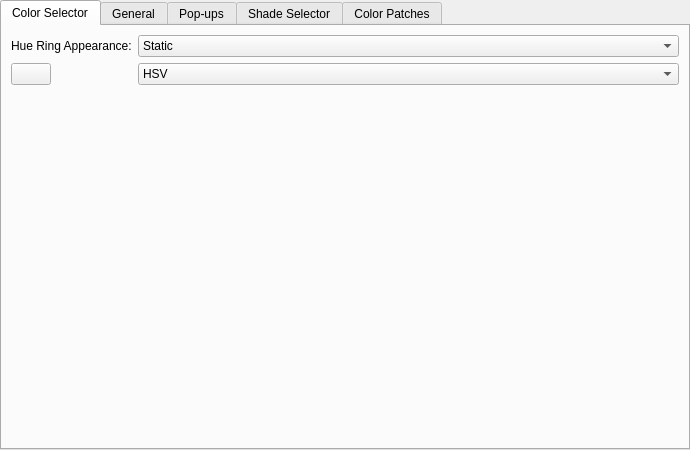
<?xml version="1.0" encoding="UTF-8"?>
<ui version="4.0">
 <class>WGConfigWidget</class>
 <widget class="QWidget" name="WGConfigWidget">
  <property name="geometry">
   <rect>
    <x>0</x>
    <y>0</y>
    <width>690</width>
    <height>450</height>
   </rect>
  </property>
  <property name="windowTitle">
   <string>Form</string>
  </property>
  <layout class="QVBoxLayout" name="verticalLayout">
   <property name="leftMargin">
    <number>0</number>
   </property>
   <property name="topMargin">
    <number>0</number>
   </property>
   <property name="rightMargin">
    <number>0</number>
   </property>
   <property name="bottomMargin">
    <number>0</number>
   </property>
   <item>
    <widget class="QTabWidget" name="tabWidget">
     <property name="currentIndex">
      <number>0</number>
     </property>
     <widget class="QWidget" name="tabSelector">
      <attribute name="title">
       <string>Color Selector</string>
      </attribute>
      <layout class="QFormLayout" name="formLayout">
       <item row="0" column="0">
        <widget class="QLabel" name="label">
         <property name="text">
          <string>Hue Ring Appearance:</string>
         </property>
        </widget>
       </item>
       <item row="0" column="1">
        <widget class="QComboBox" name="cmbSelectorRenderingMode">
         <item>
          <property name="text">
           <string comment="Wide Gamut Color Selector option: Always shows full saturation and full brightness colors.">Static</string>
          </property>
         </item>
         <item>
          <property name="text">
           <string comment="Wide Gamut Color Selector option: Shows colors depending on the current color saturation and brightness.">Dynamic</string>
          </property>
         </item>
         <item>
          <property name="text">
           <string>Dynamic + Static Edge</string>
          </property>
         </item>
        </widget>
       </item>
       <item row="1" column="0">
        <widget class="KisPopupButton" name="btnSelectorShape">
         <property name="iconSize">
          <size>
           <width>96</width>
           <height>96</height>
          </size>
         </property>
        </widget>
       </item>
       <item row="1" column="1">
        <widget class="QComboBox" name="cmbColorModel">
         <item>
          <property name="text">
           <string>HSV</string>
          </property>
         </item>
         <item>
          <property name="text">
           <string>HSL</string>
          </property>
         </item>
         <item>
          <property name="text">
           <string>HSI</string>
          </property>
         </item>
         <item>
          <property name="text">
           <string>HSY'</string>
          </property>
         </item>
        </widget>
       </item>
      </layout>
     </widget>
     <widget class="QWidget" name="tabGeneral">
      <attribute name="title">
       <string>General</string>
      </attribute>
      <layout class="QVBoxLayout" name="verticalLayout_2">
       <item>
        <widget class="QGroupBox" name="grpQuickSettingsMenu">
         <property name="title">
          <string>Show &amp;Quick Settings Menu</string>
         </property>
         <property name="alignment">
          <set>Qt::AlignmentFlag::AlignLeading|Qt::AlignmentFlag::AlignLeft|Qt::AlignmentFlag::AlignVCenter</set>
         </property>
         <property name="flat">
          <bool>false</bool>
         </property>
         <property name="checkable">
          <bool>true</bool>
         </property>
         <layout class="QFormLayout" name="formLayout_4">
          <item row="0" column="0">
           <widget class="QLabel" name="label_3">
            <property name="text">
             <string>Favorite Selector Layouts:</string>
            </property>
           </widget>
          </item>
          <item row="0" column="1">
           <widget class="KisPopupButton" name="btnFavoriteSelectors">
            <property name="text">
             <string>Select...</string>
            </property>
           </widget>
          </item>
         </layout>
        </widget>
       </item>
       <item>
        <layout class="QFormLayout" name="formLayout_2">
         <item row="0" column="0">
          <widget class="QLabel" name="label_2">
           <property name="text">
            <string>Selection Color Space:</string>
           </property>
          </widget>
         </item>
         <item row="0" column="1">
          <widget class="QComboBox" name="cmbSelectionColorSpace">
           <item>
            <property name="text">
             <string>Layer/Mask</string>
            </property>
           </item>
           <item>
            <property name="text">
             <string>Image</string>
            </property>
           </item>
           <item>
            <property name="text">
             <string>Custom</string>
            </property>
           </item>
          </widget>
         </item>
         <item row="1" column="1">
          <widget class="QFrame" name="frame_4">
           <property name="frameShape">
            <enum>QFrame::Shape::StyledPanel</enum>
           </property>
           <property name="frameShadow">
            <enum>QFrame::Shadow::Raised</enum>
           </property>
           <layout class="QHBoxLayout" name="horizontalLayout_8">
            <item>
             <widget class="KisColorSpaceSelector" name="wdgColorspace" native="true"/>
            </item>
           </layout>
          </widget>
         </item>
         <item row="2" column="1">
          <widget class="QCheckBox" name="chkProofColors">
           <property name="text">
            <string>Proof Colors to Painting Color Space</string>
           </property>
          </widget>
         </item>
        </layout>
       </item>
      </layout>
     </widget>
     <widget class="QWidget" name="tabPopups">
      <attribute name="title">
       <string>Pop-ups</string>
      </attribute>
      <layout class="QVBoxLayout" name="verticalLayout_5">
       <item>
        <layout class="QFormLayout" name="formLayout_3">
         <item row="0" column="0">
          <widget class="QLabel" name="label_7">
           <property name="text">
            <string>Pop-up size:</string>
           </property>
          </widget>
         </item>
         <item row="0" column="1">
          <widget class="QSpinBox" name="sbPopupSize">
           <property name="minimum">
            <number>100</number>
           </property>
           <property name="maximum">
            <number>500</number>
           </property>
          </widget>
         </item>
        </layout>
       </item>
       <item>
        <widget class="QGroupBox" name="groupBox">
         <property name="title">
          <string>Color Patches</string>
         </property>
         <layout class="QHBoxLayout" name="horizontalLayout_5">
          <item>
           <widget class="QGroupBox" name="groupBox_3">
            <property name="title">
             <string>Layout</string>
            </property>
            <layout class="QFormLayout" name="formLayout_9">
             <item row="0" column="0">
              <widget class="QLabel" name="label_8">
               <property name="text">
                <string>Orientation:</string>
               </property>
              </widget>
             </item>
             <item row="0" column="1">
              <widget class="QFrame" name="frame">
               <layout class="QHBoxLayout" name="horizontalLayout">
                <property name="leftMargin">
                 <number>0</number>
                </property>
                <property name="topMargin">
                 <number>0</number>
                </property>
                <property name="rightMargin">
                 <number>0</number>
                </property>
                <property name="bottomMargin">
                 <number>0</number>
                </property>
                <item>
                 <widget class="QRadioButton" name="rbPopupHorizontal">
                  <property name="font">
                   <font>
                    <family>Noto Sans</family>
                   </font>
                  </property>
                  <property name="text">
                   <string>hori&amp;zontal</string>
                  </property>
                  <property name="checked">
                   <bool>true</bool>
                  </property>
                 </widget>
                </item>
                <item>
                 <widget class="QRadioButton" name="rbPopupVertical">
                  <property name="text">
                   <string>&amp;vertical</string>
                  </property>
                 </widget>
                </item>
               </layout>
              </widget>
             </item>
             <item row="3" column="1">
              <widget class="QComboBox" name="cbPopupScrolling">
               <property name="currentIndex">
                <number>1</number>
               </property>
               <item>
                <property name="text">
                 <string>None</string>
                </property>
               </item>
               <item>
                <property name="text">
                 <string>Along Orientation</string>
                </property>
               </item>
               <item>
                <property name="text">
                 <string>Laterally</string>
                </property>
               </item>
              </widget>
             </item>
             <item row="3" column="0">
              <widget class="QLabel" name="label_16">
               <property name="text">
                <string>Scrolling:</string>
               </property>
              </widget>
             </item>
             <item row="4" column="0">
              <widget class="QLabel" name="label_17">
               <property name="text">
                <string>Rows:</string>
               </property>
              </widget>
             </item>
             <item row="4" column="1">
              <widget class="QSpinBox" name="sbPopupPatchesRows"/>
             </item>
            </layout>
           </widget>
          </item>
          <item>
           <widget class="QGroupBox" name="groupBox_4">
            <property name="title">
             <string>Patches</string>
            </property>
            <layout class="QFormLayout" name="formLayout_10">
             <item row="0" column="0">
              <widget class="QLabel" name="label_9">
               <property name="text">
                <string>Width:</string>
               </property>
              </widget>
             </item>
             <item row="0" column="1">
              <widget class="QSpinBox" name="sbPatchWidth">
               <property name="minimum">
                <number>10</number>
               </property>
              </widget>
             </item>
             <item row="1" column="0">
              <widget class="QLabel" name="label_10">
               <property name="text">
                <string>Height:</string>
               </property>
              </widget>
             </item>
             <item row="1" column="1">
              <widget class="QSpinBox" name="sbPatchHeight">
               <property name="minimum">
                <number>10</number>
               </property>
              </widget>
             </item>
             <item row="2" column="0">
              <widget class="QLabel" name="label_18">
               <property name="text">
                <string>Max Patches:</string>
               </property>
              </widget>
             </item>
             <item row="2" column="1">
              <widget class="QSpinBox" name="sbPopupMaxPatches">
               <property name="minimum">
                <number>2</number>
               </property>
               <property name="maximum">
                <number>200</number>
               </property>
              </widget>
             </item>
            </layout>
           </widget>
          </item>
          <item>
           <spacer name="horizontalSpacer_4">
            <property name="orientation">
             <enum>Qt::Orientation::Horizontal</enum>
            </property>
            <property name="sizeHint" stdset="0">
             <size>
              <width>40</width>
              <height>20</height>
             </size>
            </property>
           </spacer>
          </item>
         </layout>
        </widget>
       </item>
       <item>
        <spacer name="verticalSpacer_3">
         <property name="orientation">
          <enum>Qt::Orientation::Vertical</enum>
         </property>
         <property name="sizeHint" stdset="0">
          <size>
           <width>20</width>
           <height>40</height>
          </size>
         </property>
        </spacer>
       </item>
      </layout>
     </widget>
     <widget class="QWidget" name="tabShadeSelector">
      <attribute name="title">
       <string>Shade Selector</string>
      </attribute>
      <layout class="QVBoxLayout" name="verticalLayout_3">
       <item>
        <layout class="QFormLayout" name="formLayout_5">
         <item row="0" column="0">
          <widget class="QLabel" name="label_4">
           <property name="text">
            <string>Update Base Color When:</string>
           </property>
          </widget>
         </item>
         <item row="0" column="1">
          <widget class="QCheckBox" name="chkShadeSelUpdateExternal">
           <property name="text">
            <string>Color changes externally</string>
           </property>
          </widget>
         </item>
         <item row="1" column="1">
          <widget class="QCheckBox" name="chkShadeSelUpdateOnRightClick">
           <property name="text">
            <string>Right-clicking on shade selector</string>
           </property>
          </widget>
         </item>
         <item row="2" column="1">
          <widget class="QCheckBox" name="chkShadeSelUpdateInteraction">
           <property name="text">
            <string>Interaction ends</string>
           </property>
          </widget>
         </item>
        </layout>
       </item>
       <item>
        <widget class="QGroupBox" name="grpMinimalShadeSelector">
         <property name="title">
          <string>Show Minimal Shade Selector</string>
         </property>
         <property name="checkable">
          <bool>true</bool>
         </property>
         <layout class="QHBoxLayout" name="horizontalLayout_2" stretch="0,1,0,2">
          <item>
           <layout class="QFormLayout" name="formLayout_6">
            <item row="0" column="0">
             <widget class="QLabel" name="label_5">
              <property name="text">
               <string>Line Count:</string>
              </property>
             </widget>
            </item>
            <item row="0" column="1">
             <widget class="QSpinBox" name="sbShadeLineCount">
              <property name="minimum">
               <number>1</number>
              </property>
              <property name="maximum">
               <number>10</number>
              </property>
             </widget>
            </item>
            <item row="1" column="0">
             <widget class="QLabel" name="label_6">
              <property name="text">
               <string>Line Height:</string>
              </property>
             </widget>
            </item>
            <item row="1" column="1">
             <widget class="QSpinBox" name="sbShadeLineHeight">
              <property name="suffix">
               <string> px</string>
              </property>
              <property name="minimum">
               <number>8</number>
              </property>
              <property name="value">
               <number>10</number>
              </property>
             </widget>
            </item>
           </layout>
          </item>
          <item>
           <spacer name="horizontalSpacer">
            <property name="orientation">
             <enum>Qt::Orientation::Horizontal</enum>
            </property>
            <property name="sizeType">
             <enum>QSizePolicy::Policy::MinimumExpanding</enum>
            </property>
            <property name="sizeHint" stdset="0">
             <size>
              <width>40</width>
              <height>20</height>
             </size>
            </property>
           </spacer>
          </item>
          <item>
           <layout class="QVBoxLayout" name="shadeLineLayout">
            <property name="spacing">
             <number>2</number>
            </property>
           </layout>
          </item>
          <item>
           <spacer name="horizontalSpacer_2">
            <property name="orientation">
             <enum>Qt::Orientation::Horizontal</enum>
            </property>
            <property name="sizeHint" stdset="0">
             <size>
              <width>0</width>
              <height>0</height>
             </size>
            </property>
           </spacer>
          </item>
         </layout>
        </widget>
       </item>
       <item>
        <spacer name="verticalSpacer">
         <property name="orientation">
          <enum>Qt::Orientation::Vertical</enum>
         </property>
         <property name="sizeHint" stdset="0">
          <size>
           <width>0</width>
           <height>0</height>
          </size>
         </property>
        </spacer>
       </item>
      </layout>
     </widget>
     <widget class="QWidget" name="tabColorPatches">
      <attribute name="title">
       <string>Color Patches</string>
      </attribute>
      <layout class="QVBoxLayout" name="verticalLayout_4">
       <item>
        <widget class="QCheckBox" name="chkColorHistoryDocument">
         <property name="text">
          <string>Separate color history for each document</string>
         </property>
        </widget>
       </item>
       <item>
        <widget class="QGroupBox" name="historyGroupBox">
         <property name="title">
          <string>Color History</string>
         </property>
         <property name="checkable">
          <bool>true</bool>
         </property>
         <layout class="QHBoxLayout" name="horizontalLayout_4">
          <item>
           <widget class="QGroupBox" name="formGroupBox">
            <property name="title">
             <string>Layout</string>
            </property>
            <layout class="QFormLayout" name="formLayout_7">
             <item row="0" column="0">
              <widget class="QLabel" name="label_11">
               <property name="text">
                <string>Orientation:</string>
               </property>
              </widget>
             </item>
             <item row="0" column="1">
              <widget class="QFrame" name="frame_2">
               <layout class="QHBoxLayout" name="horizontalLayout_3">
                <property name="leftMargin">
                 <number>0</number>
                </property>
                <property name="topMargin">
                 <number>0</number>
                </property>
                <property name="rightMargin">
                 <number>0</number>
                </property>
                <property name="bottomMargin">
                 <number>0</number>
                </property>
                <item>
                 <widget class="QRadioButton" name="rbHistoryHorizontal">
                  <property name="text">
                   <string>hori&amp;zontal</string>
                  </property>
                  <property name="checked">
                   <bool>true</bool>
                  </property>
                 </widget>
                </item>
                <item>
                 <widget class="QRadioButton" name="rbHistoryVertical">
                  <property name="text">
                   <string>&amp;vertical</string>
                  </property>
                 </widget>
                </item>
               </layout>
              </widget>
             </item>
             <item row="1" column="0">
              <widget class="QLabel" name="label_12">
               <property name="text">
                <string>Scrolling:</string>
               </property>
              </widget>
             </item>
             <item row="1" column="1">
              <widget class="QComboBox" name="cbScrolling">
               <property name="currentIndex">
                <number>1</number>
               </property>
               <item>
                <property name="text">
                 <string>None</string>
                </property>
               </item>
               <item>
                <property name="text">
                 <string>Along Orientation</string>
                </property>
               </item>
               <item>
                <property name="text">
                 <string>Laterally</string>
                </property>
               </item>
              </widget>
             </item>
             <item row="2" column="0">
              <widget class="QLabel" name="lblHistoryRows">
               <property name="text">
                <string>Rows:</string>
               </property>
              </widget>
             </item>
             <item row="2" column="1">
              <widget class="QSpinBox" name="sbHistoryRows">
               <property name="minimum">
                <number>1</number>
               </property>
               <property name="maximum">
                <number>10</number>
               </property>
              </widget>
             </item>
            </layout>
           </widget>
          </item>
          <item>
           <widget class="QGroupBox" name="groupBox_2">
            <property name="title">
             <string>Patches</string>
            </property>
            <property name="flat">
             <bool>false</bool>
            </property>
            <layout class="QFormLayout" name="formLayout_8">
             <item row="0" column="0">
              <widget class="QLabel" name="label_13">
               <property name="text">
                <string>Width:</string>
               </property>
              </widget>
             </item>
             <item row="0" column="1">
              <widget class="QSpinBox" name="sbHistoryPatchWidth">
               <property name="minimum">
                <number>10</number>
               </property>
               <property name="singleStep">
                <number>1</number>
               </property>
               <property name="value">
                <number>16</number>
               </property>
              </widget>
             </item>
             <item row="1" column="0">
              <widget class="QLabel" name="label_14">
               <property name="text">
                <string>Height:</string>
               </property>
              </widget>
             </item>
             <item row="2" column="0">
              <widget class="QLabel" name="label_15">
               <property name="text">
                <string>Max Patches:</string>
               </property>
              </widget>
             </item>
             <item row="1" column="1">
              <widget class="QSpinBox" name="sbHistoryPatchHeight">
               <property name="minimum">
                <number>10</number>
               </property>
               <property name="value">
                <number>16</number>
               </property>
              </widget>
             </item>
             <item row="2" column="1">
              <widget class="QSpinBox" name="sbHistoryMaxPatches">
               <property name="minimum">
                <number>2</number>
               </property>
               <property name="maximum">
                <number>200</number>
               </property>
               <property name="value">
                <number>30</number>
               </property>
              </widget>
             </item>
            </layout>
           </widget>
          </item>
          <item>
           <widget class="QGroupBox" name="ckCCAutoUpdate">
            <property name="title">
             <string>Options</string>
            </property>
            <layout class="QVBoxLayout" name="verticalLayout_7">
             <item>
              <widget class="QCheckBox" name="ckHistoryClearButton">
               <property name="text">
                <string>Clear Button</string>
               </property>
              </widget>
             </item>
            </layout>
           </widget>
          </item>
          <item>
           <spacer name="horizontalSpacer_3">
            <property name="orientation">
             <enum>Qt::Orientation::Horizontal</enum>
            </property>
            <property name="sizeHint" stdset="0">
             <size>
              <width>40</width>
              <height>20</height>
             </size>
            </property>
           </spacer>
          </item>
         </layout>
        </widget>
       </item>
       <item>
        <widget class="QGroupBox" name="commonColorsGroupBox">
         <property name="title">
          <string>Colors fro&amp;m Image</string>
         </property>
         <property name="checkable">
          <bool>true</bool>
         </property>
         <layout class="QHBoxLayout" name="horizontalLayout_7">
          <item>
           <widget class="QGroupBox" name="formGroupBox_2">
            <property name="title">
             <string>Layout</string>
            </property>
            <layout class="QFormLayout" name="formLayout_12">
             <item row="0" column="0">
              <widget class="QLabel" name="label_22">
               <property name="text">
                <string>Orientation:</string>
               </property>
              </widget>
             </item>
             <item row="0" column="1">
              <widget class="QFrame" name="frame_3">
               <layout class="QHBoxLayout" name="horizontalLayout_6">
                <property name="leftMargin">
                 <number>0</number>
                </property>
                <property name="topMargin">
                 <number>0</number>
                </property>
                <property name="rightMargin">
                 <number>0</number>
                </property>
                <property name="bottomMargin">
                 <number>0</number>
                </property>
                <item>
                 <widget class="QRadioButton" name="rbCommonColorsHorizontal">
                  <property name="text">
                   <string>hori&amp;zontal</string>
                  </property>
                  <property name="checked">
                   <bool>true</bool>
                  </property>
                 </widget>
                </item>
                <item>
                 <widget class="QRadioButton" name="rbCommonColorsVertical">
                  <property name="text">
                   <string>&amp;vertical</string>
                  </property>
                 </widget>
                </item>
               </layout>
              </widget>
             </item>
             <item row="2" column="0">
              <widget class="QLabel" name="lblCommonColorsRows">
               <property name="text">
                <string>Rows:</string>
               </property>
              </widget>
             </item>
             <item row="2" column="1">
              <widget class="QSpinBox" name="sbCommonColorsRows">
               <property name="minimum">
                <number>1</number>
               </property>
               <property name="maximum">
                <number>10</number>
               </property>
              </widget>
             </item>
             <item row="1" column="1">
              <widget class="QComboBox" name="cbCommonColorsScrolling">
               <property name="currentIndex">
                <number>1</number>
               </property>
               <item>
                <property name="text">
                 <string>None</string>
                </property>
               </item>
               <item>
                <property name="text">
                 <string>Along Orientation</string>
                </property>
               </item>
               <item>
                <property name="text">
                 <string>Laterally</string>
                </property>
               </item>
              </widget>
             </item>
             <item row="1" column="0">
              <widget class="QLabel" name="label_23">
               <property name="text">
                <string>Scrolling:</string>
               </property>
              </widget>
             </item>
            </layout>
           </widget>
          </item>
          <item>
           <widget class="QGroupBox" name="groupBox_6">
            <property name="title">
             <string>Patches</string>
            </property>
            <property name="flat">
             <bool>false</bool>
            </property>
            <layout class="QFormLayout" name="formLayout_11">
             <item row="0" column="0">
              <widget class="QLabel" name="label_19">
               <property name="text">
                <string>Width:</string>
               </property>
              </widget>
             </item>
             <item row="0" column="1">
              <widget class="QSpinBox" name="sbCommonColorsPatchWidth">
               <property name="minimum">
                <number>10</number>
               </property>
               <property name="singleStep">
                <number>1</number>
               </property>
               <property name="value">
                <number>16</number>
               </property>
              </widget>
             </item>
             <item row="1" column="0">
              <widget class="QLabel" name="label_20">
               <property name="text">
                <string>Height:</string>
               </property>
              </widget>
             </item>
             <item row="2" column="0">
              <widget class="QLabel" name="label_21">
               <property name="text">
                <string>Max Patches:</string>
               </property>
              </widget>
             </item>
             <item row="1" column="1">
              <widget class="QSpinBox" name="sbCommonColorsPatchHeight">
               <property name="minimum">
                <number>10</number>
               </property>
               <property name="value">
                <number>16</number>
               </property>
              </widget>
             </item>
             <item row="2" column="1">
              <widget class="QSpinBox" name="sbCommonColorsPatches">
               <property name="minimum">
                <number>2</number>
               </property>
               <property name="maximum">
                <number>200</number>
               </property>
               <property name="value">
                <number>30</number>
               </property>
              </widget>
             </item>
            </layout>
           </widget>
          </item>
          <item>
           <widget class="QGroupBox" name="groupBox_5">
            <property name="title">
             <string>Options</string>
            </property>
            <layout class="QVBoxLayout" name="verticalLayout_6">
             <item>
              <widget class="QCheckBox" name="checkBox">
               <property name="text">
                <string>Auto Update</string>
               </property>
              </widget>
             </item>
            </layout>
           </widget>
          </item>
          <item>
           <spacer name="horizontalSpacer_5">
            <property name="orientation">
             <enum>Qt::Orientation::Horizontal</enum>
            </property>
            <property name="sizeHint" stdset="0">
             <size>
              <width>40</width>
              <height>20</height>
             </size>
            </property>
           </spacer>
          </item>
         </layout>
        </widget>
       </item>
       <item>
        <spacer name="verticalSpacer_2">
         <property name="orientation">
          <enum>Qt::Orientation::Vertical</enum>
         </property>
         <property name="sizeHint" stdset="0">
          <size>
           <width>20</width>
           <height>40</height>
          </size>
         </property>
        </spacer>
       </item>
      </layout>
     </widget>
    </widget>
   </item>
  </layout>
 </widget>
 <customwidgets>
  <customwidget>
   <class>KisColorSpaceSelector</class>
   <extends>QWidget</extends>
   <header>widgets/kis_color_space_selector.h</header>
   <container>1</container>
  </customwidget>
  <customwidget>
   <class>KisPopupButton</class>
   <extends>QPushButton</extends>
   <header>KisPopupButton.h</header>
  </customwidget>
 </customwidgets>
 <resources/>
 <connections/>
</ui>
